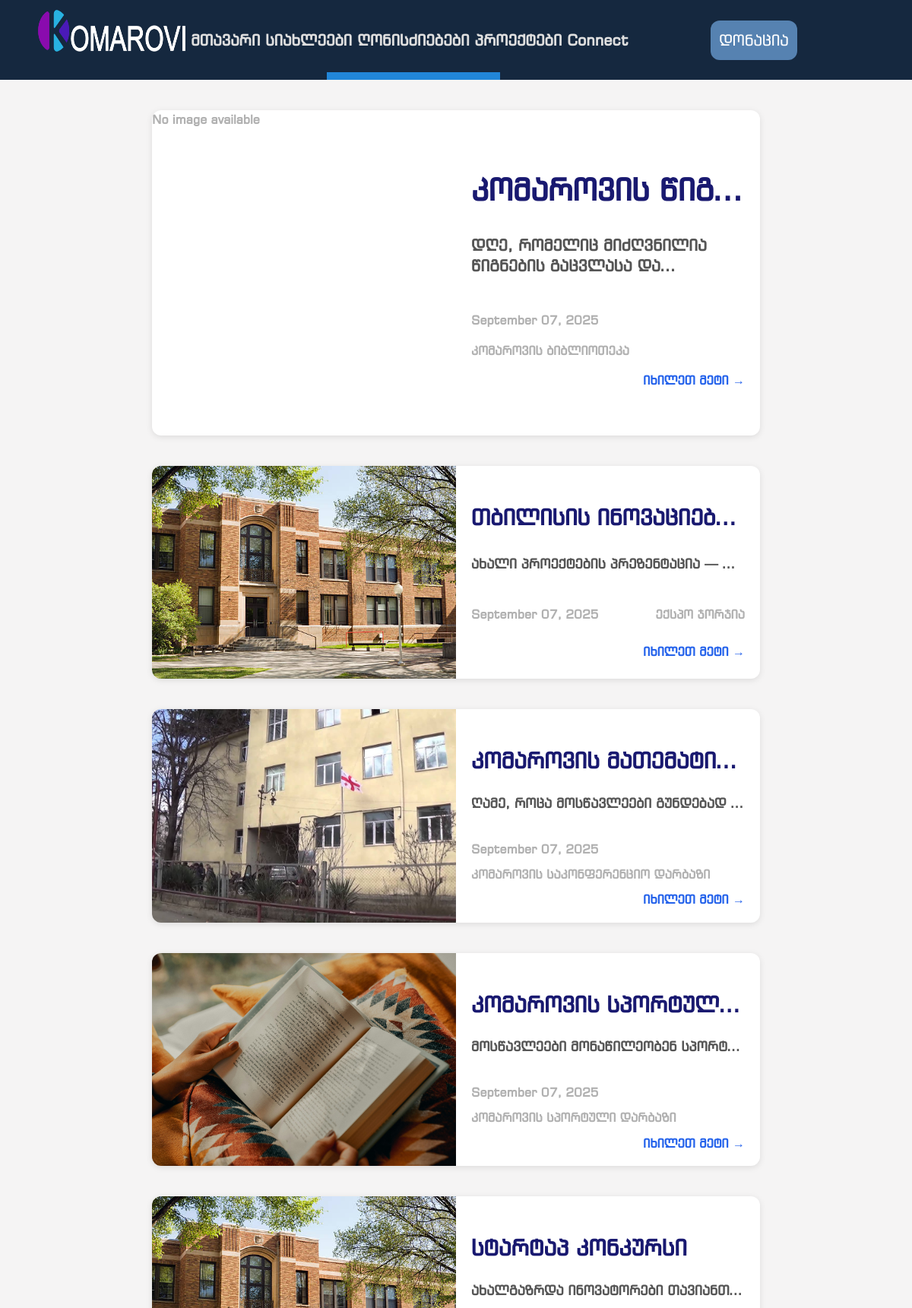
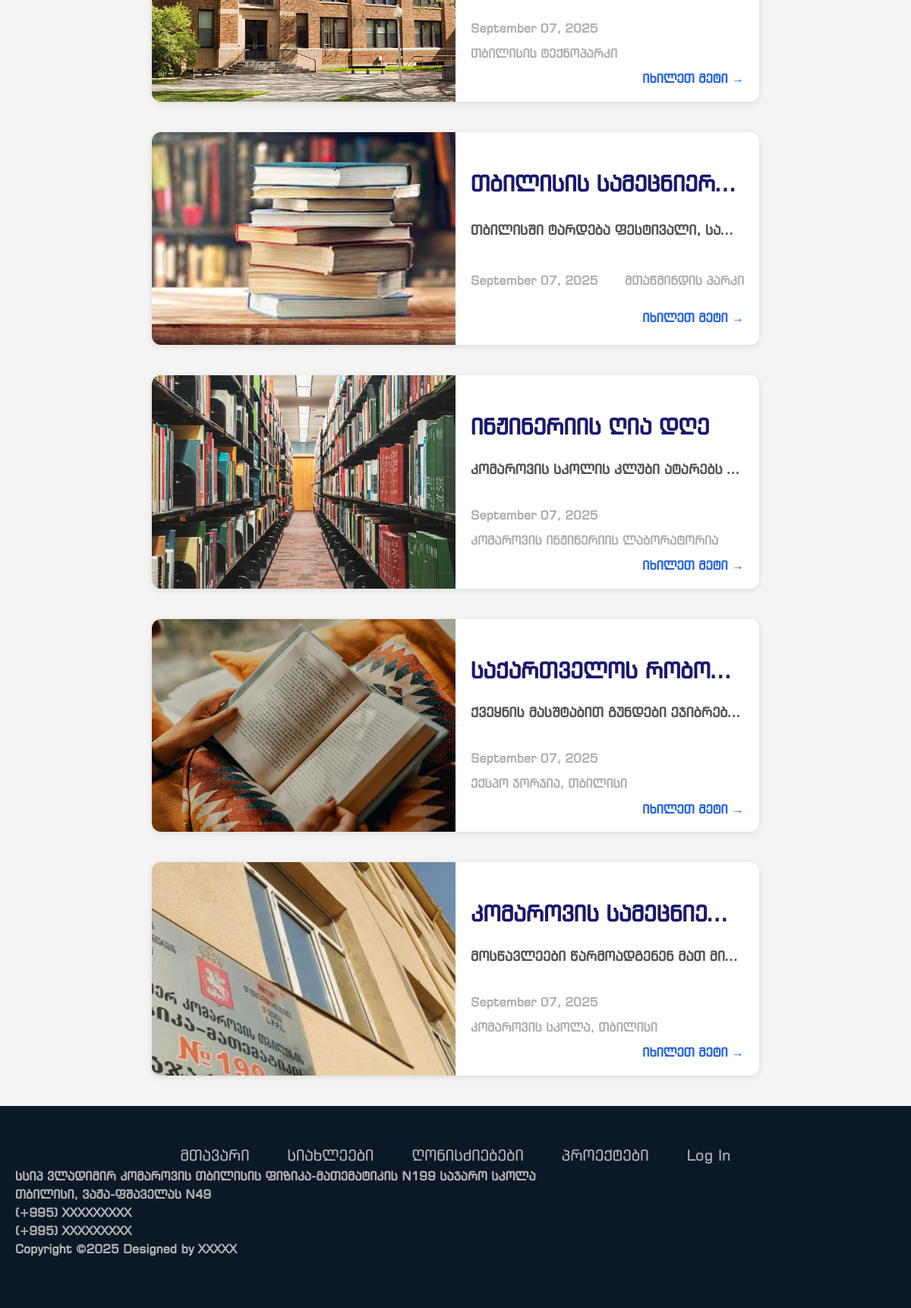
The app's page /events with its own data (2 pictures, top to bottom).
### models.py (models this page shows, shortened)
class Events(db.Model):
    id = db.Column(db.Integer, primary_key=True)
    title = db.Column(db.String(500), nullable=False)
    description = db.Column(db.Text)
    registration_link = db.Column(db.String(500))
    location = db.Column(db.String(500))
    image = db.Column(db.String(200))
    event_date = db.Column(db.DateTime)
    date_added = db.Column(db.DateTime, default=datetime.utcnow)

### routes.py (the view)
@app.route("/events")
def events():
    allEvents = Events.query.order_by(Events.date_added.desc()).all()
    return render_template('events.html', current_page='events', events=allEvents)

### templates/events.html
{% extends "base.html" %} {% block head %}
<link
  rel="stylesheet"
  href="{{ url_for('static', filename='css/events.css') }}"
/>
{% endblock %} {% block content %} {% if events %}
<div class="event-card featured-card">
  <div class="event-image featured-image">
    {% if events[0].image %}
    <img
      src="{{ url_for('static', filename='uploads/' + events[0].image) }}"
      alt="{{ events[0].title }}"
    />
    {% else %}
    <p>No image available</p>
    {% endif %}<br />
  </div>
  <div class="event-content featured-content">
    <h2 class="event-title featured-title">{{events[0].title}}</h2>
    <p class="event-desc featured-desc limit-lines">
      {{events[0].description}}
    </p>
    <div class="event-meta featured-meta">
      <span>{{events[0].date_added.strftime("%B %d, %Y")}}</span>
      <span>{{events[0].location}}</span>
    </div>
    <a
      href="{{url_for('event', id=events[0].id)}}"
      class="event-link featured-link"
      >იხილეთ მეტი →</a
    >
  </div>
</div>
{%for event in events[1:]%}
<div class="event-card">
  <div class="event-image">
    {% if event.image %}
    <img
      src="{{ url_for('static', filename='uploads/' + event.image) }}"
      alt="{{ event.title }}"
    />
    {% else %}
    <p>No image available</p>
    {% endif %}<br />
  </div>
  <div class="event-content">
    <h2 class="event-title">{{event.title}}</h2>
    <p class="event-desc">{{event.description}}</p>
    <div class="event-meta">
      <span>{{event.date_added.strftime("%B %d, %Y")}}</span>
      <span>{{event.location}}</span>
    </div>
    <a href="{{url_for('event', id=event.id)}}" class="event-link"
      >იხილეთ მეტი →</a
    >
  </div>
</div>
{%endfor%} {% else%}
<h1>currently no events</h1>
{% endif%} {% endblock content%}

### templates/base.html (shortened to what this page needs)
<!doctype html>
<html lang="en-US">
  <head>
    <link
      href="https://cdn.jsdelivr.net/npm/bootstrap@5.3.3/dist/css/bootstrap.min.css"
      rel="stylesheet"
    />
    <link
      rel="stylesheet"
      href="{{ url_for('static', filename='css/fonts.css') }}"
    />
    <link
      rel="stylesheet"
      href="{{ url_for('static', filename='css/main.css') }}"
    />
    <link
      rel="stylesheet"
      href="{{ url_for('static', filename='css/footer.css') }}"
    />
    {% block head %} {% endblock%}
  </head>
  <body>
    <div class="headerbox">
      <div class="header">
        <div class="left-section">
          <a href="{{url_for('home')}}"
            ><img
              src="{{ url_for('static', filename='images/k_logo3-2.png') }}"
              class="logo"
              alt="Logo"
          /></a>
        </div>
        <nav class="center-section">
          <a
            href="{{url_for('home')}}"
            class="{{ 'active' if current_page == 'home' else '' }}"
            >მთავარი</a
          >
          <a
            href="{{url_for('all_news')}}"
            class="{{ 'active' if current_page == 'news' else '' }}"
            >სიახლეები</a
          >
          <a
            href="{{url_for('events')}}"
            class="{{ 'active' if current_page == 'events' else '' }}"
            >ღონისძიებები</a
          >
          <a
            href="{{url_for('projects')}}"
            class="{{ 'active' if current_page == 'projects' else '' }}"
            >პროექტები</a
          >
          <a href="https://high-school-huddle.lovable.app/">Connect</a>
        </nav>
        <div class="right-section">
          <button>დონაცია</button>
        </div>
      </div>
    </div>
    <main>{% block content %} {% endblock%}</main>
    <footer class="footer-container">
      <div class="links">
        <a href="{{url_for('home')}}">მთავარი</a>
        <a href="{{url_for('all_news')}}">სიახლეები</a>
        <a href="{{url_for('events')}}">ღონისძიებები</a>
        <a href="{{url_for('projects')}}">პროექტები</a>
        {% if current_user.role=="admin" %}
        <a href="{{ url_for('adminpanel') }}">Admin Panel</a>
        <a href="/logout" role="button">Log Out</a>
        {% else %}
        <a href="/login" role="button">Log In</a>{% endif %}
      </div>
      <div class="contacts">
        <span>
          სსიპ ვლადიმირ კომაროვის თბილისის ფიზიკა-მათემატიკის N199 საჯარო სკოლა
        </span>
        <span> თბილისი, ვაჟა-ფშაველას N49 </span>
        <span> (+995) XXXXXXXXX </span>
        <span> (+995) XXXXXXXXX </span>
      </div>
      <div class="footer-bottom">
        <p>Copyright &copy;2025 Designed by XXXXX</p>
      </div>
    </footer>
  </body>
</html>

### static/css/main.css (style rules this page uses)
html, body { margin: 0; height: 100%; padding: 0; display: flex; flex-direction: column; overflow-x: hidden; background-color: rgb(251, 251, 252); font-family: "AlkSanet", "BpgExsqMtavruli", "BpgIngiriArial", Arial, Helvetica, sans-serif; }
main { flex: 1; }
button { font-family: "AlkSanet", "BpgExsqMtavruli", "BpgIngiriArial", Arial, Helvetica, sans-serif; }
.header { display: flex; flex-direction: row; justify-content: space-evenly; background-color: #15283f; align-items: center; height: 105px; }
.left-section { height: 55px; margin-left: 0px; margin-top: 5px; margin-bottom: 30px; margin-right: 0px; width: 263.45px; }
.center-section { height: 60.6px; width: 800px; display: flex; justify-content: space-evenly; align-items: center; margin: 5px 0px; }
.center-section a { text-decoration: none; font-weight: 800; font-size: 20px; color: rgb(223, 223, 223); position: relative; }
.center-section a::after { content: ""; position: absolute; right: 0; left: 0; width: calc(100% + 80px); left: -40px; top: 57px; height: 10px; background-color: transparent; transition: background-color 0.3s ease; }
.center-section a.active::after { background-color: rgb(33, 134, 216); }
.right-section { height: 60.6px; display: flex; justify-content: center; align-items: center; margin: 5px 71.3415px; }
.right-section button { background-color: #5682b1; color: white; font-size: 20px; padding: 11px 11px; border-radius: 12px; border: none; margin: 0px 30px; }
.logo { width: 100%; height: 100%; }
.headerbox { margin: 0 0; background-color: rgb(21, 40, 63); padding: 0px 50px; height: 105px; }

### static/css/footer.css (style rules this page uses)
span, p { color: rgb(177, 177, 177); font-weight: bold; }
a { text-decoration: none; }
.footer-container { background-color: #0b1827; padding: 50px 20px; width: 100%; }
.contacts { display: flex; flex-direction: column; }
.links { display: flex; justify-content: center; gap: 50px; }
.links a { color: rgb(177, 177, 177); font-size: 20px; }

### static/css/events.css (style rules this page uses)
body { background-color: rgb(245, 244, 244); }
.limit-lines { display: -webkit-box; -webkit-line-clamp: 2; line-clamp: 2; -webkit-box-orient: vertical; overflow: hidden; max-height: 2.6em; line-height: 1.3em; }
.event-card { display: grid; grid-template-columns: 400px 1fr; background: white; border-radius: 12px; overflow: hidden; box-shadow: 0 2px 8px rgba(0, 0, 0, 0.1); margin: 40px 200px; }
.featured-card { grid-template-columns: 50% 50%; }
.event-image { position: relative; overflow: hidden; height: 280.5px; }
.featured-image { height: 427.5px; }
.event-image img { width: 100%; height: 100%; object-fit: cover; }
.event-content { padding: 0px 20px; padding-top: 50px; display: grid; gap: 0px; margin: 0px 0px; grid-template-rows: auto auto auto auto; }
.featured-content { padding-top: 50px; margin: 30px 0px; }
.event-title { font-size: 1.8rem; font-weight: bolder; color: midnightblue; white-space: nowrap; overflow: hidden; text-overflow: ellipsis; }
.featured-title { font-size: 2.5rem; margin-bottom: 5px; }
.event-desc { color: #555; font-size: 1.1rem; white-space: nowrap; overflow: hidden; text-overflow: ellipsis; }
.featured-desc { font-size: 1.3rem; white-space: normal; }
.event-meta { display: flex; justify-content: space-between; font-size: 16px; color: #481075; white-space: nowrap; overflow: hidden; text-overflow: ellipsis; flex-wrap: wrap; }
.event-meta span { font-weight: bolder; }
.featured-meta { grid-template-columns: 50% 50%; }
.event-link { color: #2563eb; font-weight: 600; text-decoration: none; text-align: right; }

### records on screen
Events: title "კომაროვის წიგ…", description "დღე, რომელიც მიძღვნილია წიგნების გაცვლასა…", date_added "September 07, 2025", location "კომაროვის ბიბლიოთეკა"
Events: image (picture), title "თბილისის ინოვაციებ…", description "ახალი პროექტების პრეზენტაცია —…", date_added "September 07, 2025", location "ექსპო ჯორჯია"
Events: image (placeholder picture), title "კომაროვის მათემატი…", description "ღამე, როცა მოსწავლეები გუნდებად…", date_added "September 07, 2025", location "კომაროვის საკონფერენციო დარბაზი"
Events: image (picture), title "კომაროვის სპორტულ…", description "მოსწავლეები მონაწილეობენ სპორტ…", date_added "September 07, 2025", location "კომაროვის სპორტული დარბაზი"
Events: image (picture), title "სტარტაპ კონკურსი", description "ახალგაზრდა ინოვატორები თავიანთ…", date_added "September 07, 2025", location "თბილისის ტექნოპარკი"
Events: image (picture), title "თბილისის სამეცნიერ…", description "თბილისში ტარდება ფესტივალი, სა…", date_added "September 07, 2025", location "მთაწმინდის პარკი"
Events: image (picture), title "ინჟინერიის ღია დღე", description "კომაროვის სკოლის კლუბი ატარებს…", date_added "September 07, 2025", location "კომაროვის ინჟინერიის ლაბორატორია"
Events: image (picture), title "საქართველოს რობო…", description "ქვეყნის მასშტაბით გუნდები ეჯიბრებ…", date_added "September 07, 2025", location "ექსპო ჯორჯია, თბილისი"
Events: image (picture), title "კომაროვის სამეცნიე…", description "მოსწავლეები წარმოადგენენ მათ მი…", date_added "September 07, 2025", location "კომაროვის სკოლა, თბილისი"
